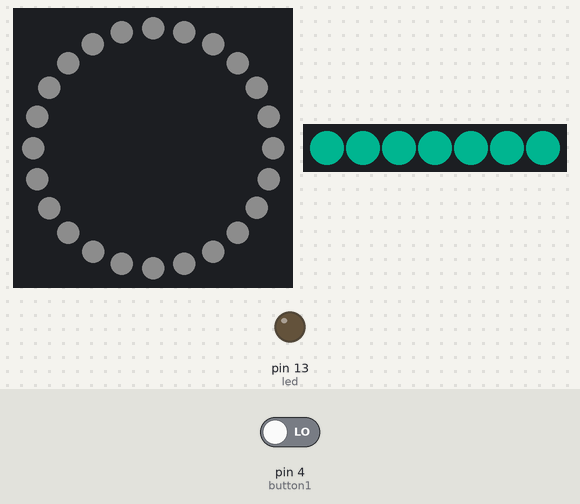
The sketch below on a simulated Arduino Uno, built with avr-gcc and run on an emulated ATmega328P. On the bench: 24 RGB LEDs in a ring, first at the top, clockwise, 7 RGB LEDs in strip order, left to right, output pins drawn as LEDs (lit = HIGH). The inputs (shaded band) are chosen by the test bench; at power-on: pin 4 (button1) LOW. Dim RGB values are drawn brighter than linear; the strip is taken to match the declared colour order.

Above: at 9.3 s.
9.4 s: pin 4 (button1) driven HIGH
At 13.5 s:
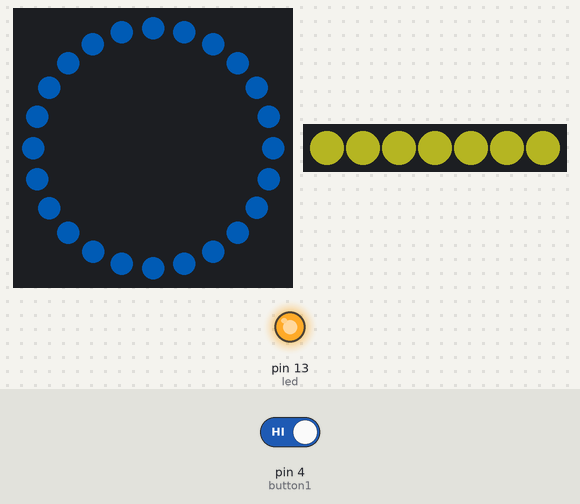
14.7 s: pin 4 (button1) driven LOW
At 15.18 s:
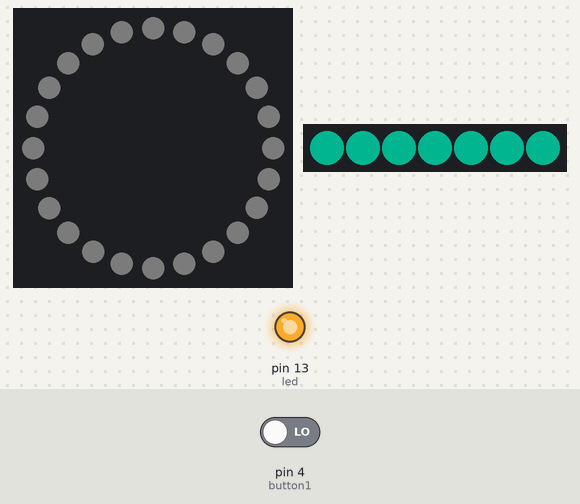
Timing chart, 0 to 20.5 s (numbered marks = the images above; inputs shaded):
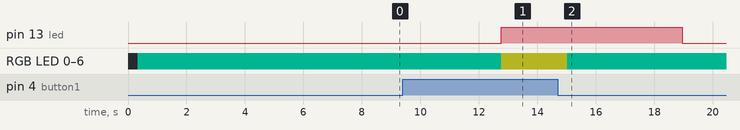

The sketch:

arc_for_mini.ino
```cpp
//Superhero Power Plant
//fades all pixels subtly
//code by Tony Sherwood for Adafruit Industries

#include <Adafruit_NeoPixel.h>

#define PIN 2
#define PIN2 3
#define BRIGHTNESS 64  //Max brightness for most patterns, keep lower to reduce current consumption
#define LOWHEART 25  //Low brightness setting of heartbeat pattern
#define HIGHHEART 150  //High brightness setting of heartbeat pattern


// Parameter 1 = number of pixels in strip
// Parameter 2 = pin number (most are valid)
// Parameter 3 = pixel type flags, add together as needed:
//   NEO_KHZ800  800 KHz bitstream (most NeoPixel products w/WS2812 LEDs)
//   NEO_KHZ400  400 KHz (classic 'v1' (not v2) FLORA pixels, WS2811 drivers)
//   NEO_GRB     Pixels are wired for GRB bitstream (most NeoPixel products)
//   NEO_RGB     Pixels are wired for RGB bitstream (v1 FLORA pixels, not v2)
Adafruit_NeoPixel ring = Adafruit_NeoPixel(24, PIN, NEO_RGB + NEO_KHZ800);
Adafruit_NeoPixel jewel = Adafruit_NeoPixel(7, PIN2, NEO_GRB + NEO_KHZ800);

int minAlpha = 0; // Min value of brightness
int maxAlpha = 255; // Max value of brightness
int alphaDelta = 5; // Delta of brightness between times through the loop
int red;
int green;
int blue;
int rand_pixel;
int j;
int button1 = 4;
int b1 =0;
int led = 13;

void setup()
{
  ring.begin();
  jewel.begin();
  ring.show(); // Initialize all pixels to 'off'
  jewel.show();
  pinMode(button1, INPUT);
  pinMode(led, OUTPUT);
}

void loop()
{

 int b1 = digitalRead(button1);

 if (b1 == 1)
 {
    red=102;
    green=255;
    blue=255;
   colorfill(0x0080ff);
   colorfill2(0xFFFF33);
   digitalWrite(led, HIGH);
  }
  else
  {
   glow();
 digitalWrite(led, LOW);
  }
 }

void colorfill(uint32_t c)
{
  ring.fill(c,0);
ring.setBrightness(64);
  ring.show();
}
void colorfill2(uint32_t c)
{
 jewel.fill(c,0);
jewel.setBrightness(64);
 jewel.show();
}
void glow(){
  colorWipe(ring.Color(255,255,255),10);
  colorfill2(0x00ffcc);
  //jewel.setBrightness(25);
    //jewel.show();
  //delay(10);
  for(int m = 1; m < BRIGHTNESS; m++){
    //if(chkBtn(digitalRead(button1))){break;}
    ring.setBrightness(m);
    ring.show();
   //jewel.setBrightness(m-1);
   //jewel.show();

    //colorWipe(strip.Color(255,255,255),0);
    //if(m == BRIGHTNESS){x = -1;}
    delay(30);
  }
  for(int m = BRIGHTNESS; m > 0; m--){
  //  if(chkBtn(digitalRead(button1))){break;}
    ring.setBrightness(m);
    ring.show();
  //jewel.setBrightness(m+1);
  // jewel.show();
    //colorWipe(strip.Color(255,255,255),0);
    //if(m == BRIGHTNESS){x = -1;}
    delay(30);
  }
}
void colorWipe(uint32_t c, uint8_t wait) {
  for(uint16_t i=0; i<ring.numPixels(); i++) {
  //  if(chkBtn(digitalRead(button1))){break;}
      ring.setPixelColor(i, c);
      ring.show();
     // jewel.setPixelColor(i,c);
      //jewel.show();
      delay(wait);
  }}
```

Measured:
- after the input at 9.4 s, pin 13 (led): LOW → HIGH after 3.4 s; the LEDs: first differ from a run without the input after 3.4 s (image 1)
- after the input at 14.7 s, pin 13 (led): HIGH → LOW after 4.3 s; RGB LED 0–6: RGB(64, 64, 12) → RGB(0, 64, 51) after 0.33 s; the LEDs: first change at once (image 2 shows a later state)
